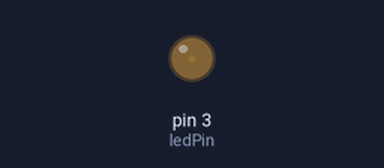
Simulated run of this sketch. Board: Arduino Uno, built with avr-gcc and run on an emulated ATmega328P. On the bench: output pins drawn as LEDs (lit = HIGH).

Above: at 0.05 s.
At 1.15 s:
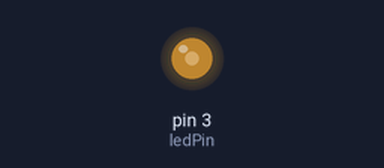
At 2.3 s:
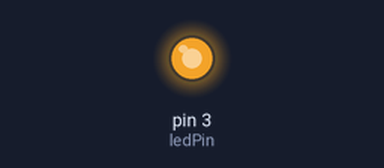
At 4.55 s:
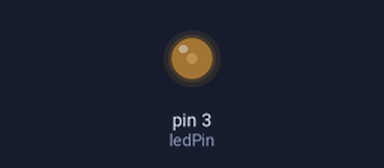
Timing chart, 0 to 6.6 s (numbered marks = the images above):
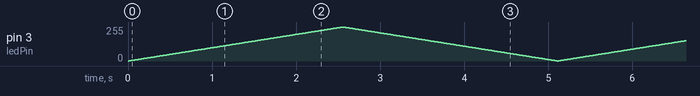

The sketch:

AnalogWrite_assignment.ino
```cpp
int ledPin = 3;
void setup() {
  // put your setup code here, to run once:
pinMode(ledPin,OUTPUT);
}

void loop() {
  // put your main code here, to run repeatedly:
  for(int ledBrightness = 0;ledBrightness < 255; ledBrightness++) {
analogWrite(ledPin,ledBrightness);
delay(10);
  }
  for(int ledBrightness = 255;ledBrightness > 0;ledBrightness--) {
  analogWrite(ledPin,ledBrightness);
delay(10);
  }
}
```
